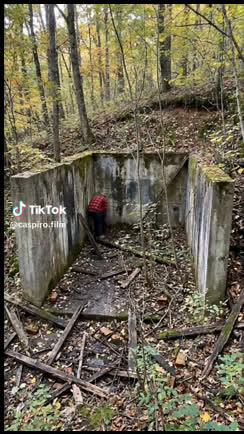
#> input picture reference_first_tile.jpg, 244 x 434 px
$ python -i codex_video_editor.py   (imports and definitions only)
#> lines starting #> are read from the running program, lines starting #| are printed output that depends on the picture
"""Durable, source-scoped local Codex video editing jobs.

The HTTP server only reserves jobs and starts this module's detached worker. Inputs
are copied into an isolated workspace; the CLI is never invoked through a shell.
Private state and model event streams use dot-files, which the server does not serve.
"""
from __future__ import annotations

import contextlib
from datetime import datetime, timezone
from fractions import Fraction
import hashlib
import json
import math
import os
from pathlib import Path
import re
import selectors
import shlex
import shutil
import signal
import stat
import subprocess
import sys
import time
from urllib.parse import quote, unquote
import uuid

try:
    import fcntl
except ImportError:  # This integration targets the local macOS/POSIX CLI.
    fcntl = None

OUTPUTS_DIR = Path(__file__).resolve().parent / 'outputs'
SKILL_DIR = Path.home() / '.codex/skills/timelapse-video-editor'
MODULE_PATH = Path(__file__).resolve()
CODEX_FALLBACK = '/Applications/ChatGPT.app/Contents/Resources/codex-cli/CodexCLI.app/Contents/MacOS/codex'
ACTIVE = {'queued', 'running'}
MAX_SECONDS = 7200
# A silent model handoff must not keep an already reviewed video running for two hours.
IDLE_SECONDS = 600
HANDOFF_SECONDS = 120
_STOP_REQUESTED = False
DEFAULT_MODEL = 'gpt-6.1-sol'
LEGACY_DEFAULT_MODEL = 'gpt-6-sol'
DEFAULT_REASONING_EFFORT = 'high'
MODEL_REASONING_EFFORTS = {
    'gpt-6.1-sol': frozenset(('low', 'medium', 'high', 'xhigh', 'max', 'ultra')),
    'gpt-6-astra': frozenset(('low', 'medium', 'high', 'xhigh', 'max', 'ultra')),
    'gpt-6-sol': frozenset(('low', 'medium', 'high', 'xhigh', 'max', 'ultra')),
    'gpt-6-luna': frozenset(('low', 'medium', 'high', 'xhigh', 'max')),
}
# 精剪引擎：codex（默认，历史任务一律是它）与本机 Claude Code（claude -p 非交互模式）。
ENGINES = ('codex', 'claude')
DEFAULT_ENGINE = 'codex'
ENGINE_LABELS = {'codex': 'Codex', 'claude': 'Claude Code'}
# Claude 引擎的型号取自 Anthropic 当前型号表；思考强度就是 CLI 的 --effort。
CLAUDE_SKILL_DIR = Path.home() / '.claude/skills/timelapse-video-editor'
CLAUDE_DEFAULT_MODEL = 'claude-opus-5-5'
CLAUDE_MODELS = ('claude-opus-5-5', 'claude-sonnet-5-5', 'claude-fable-5-1', 'claude-haiku-5-5')
CLAUDE_EFFORTS = ('low', 'medium', 'high', 'xhigh', 'max')
CLAUDE_DEFAULT_EFFORT = 'high'
# Claude 桌面版自带的 Claude Code：<版本>/<哈希>/claude.app/Contents/MacOS/claude
CLAUDE_BUNDLED_GLOB = 'Library/Application Support/Claude/claude-code/*/*/claude.app/Contents/MacOS/claude'


class VideoEditError(ValueError):
    def __init__(self, message, status=400, code='INVALID_VIDEO_EDIT'):
        super().__init__(message)
        self.status = status
        self.code = code


def _engine(value):
    engine = DEFAULT_ENGINE if value is None else value
    if not isinstance(engine, str) or engine not in ENGINES:
        raise VideoEditError('请选择精剪引擎：Codex 或 Claude Code')
    return engine


def _model_settings(model, reasoning_effort, engine=DEFAULT_ENGINE):
    """Use a fixed default and reject unsupported CLI combinations before starting a job."""
    if engine == 'claude':
        model = CLAUDE_DEFAULT_MODEL if model is None else model
        reasoning_effort = CLAUDE_DEFAULT_EFFORT if reasoning_effort is None else reasoning_effort
        if not isinstance(model, str) or model not in CLAUDE_MODELS:
            raise VideoEditError('请选择精剪模型：Claude Opus 5.5、Sonnet 5.5、Fable 5.1 或 Haiku 5.5')
        if not isinstance(reasoning_effort, str) or reasoning_effort not in CLAUDE_EFFORTS:
            raise VideoEditError(f'{model} 不支持该思考强度；请选择 ' + '、'.join(CLAUDE_EFFORTS))
        return model, reasoning_effort
    model = DEFAULT_MODEL if model is None else model
    reasoning_effort = DEFAULT_REASONING_EFFORT if reasoning_effort is None else reasoning_effort
    if not isinstance(model, str) or model not in MODEL_REASONING_EFFORTS:
        raise VideoEditError('请选择精剪模型：GPT-6.1 Sol、GPT-6 Astra、GPT-6 Sol 或 GPT-6 Luna')
    if not isinstance(reasoning_effort, str) or reasoning_effort not in MODEL_REASONING_EFFORTS[model]:
        supported = '、'.join(('low', 'medium', 'high', 'xhigh', 'max') +
                             (('ultra',) if model != 'gpt-6-luna' else ()))
        raise VideoEditError(f'{model} 不支持该思考强度；请选择 {supported}')
    return model, reasoning_effort


def _now():
    return datetime.now(timezone.utc).isoformat()


# [17 lines left out: function _claude_binary, not called in this run]


def _claude_skill_dir():
    """Claude 引擎优先用 ~/.claude/skills 下的同名技能，没有就沿用 Codex 那份（只读，运行前会复制进工作区）。"""
    return CLAUDE_SKILL_DIR if (CLAUDE_SKILL_DIR / 'SKILL.md').is_file() else SKILL_DIR


# [66 lines left out: functions _tools, _engine_capability, capabilities, _contained, _safe_path, not called in this run]


def _source(source):
    if not isinstance(source, str) or not source.strip() or '\x00' in source:
        raise VideoEditError('请选择项目中的 MP4 成片')
    raw = source.strip()
    if '://' in raw:
        raise VideoEditError('请使用本项目的视频路径')
    if raw.startswith('/outputs/'):
        if '?' in raw or '#' in raw:
            raise VideoEditError('请使用本项目的视频路径')
        raw = unquote(raw)
    if '\x00' in raw:
        raise VideoEditError('无效的视频路径')
    root = Path(OUTPUTS_DIR).resolve()
    if raw.startswith('outputs/'):
        raw = '/' + raw
    candidate = root / raw[len('/outputs/'):] if raw.startswith('/outputs/') else Path(raw)
    if not candidate.is_absolute():
        raise VideoEditError('请使用本项目的视频绝对路径')
    path = _safe_path(candidate, root)
    rel = path.relative_to(root)
    if len(rel.parts) < 2 or any(part.startswith('.') for part in rel.parts):
        raise VideoEditError('请选择项目中的 MP4 成片')
    if path.suffix.lower() != '.mp4' or not path.is_file() or path.stat().st_size <= 0:
        raise VideoEditError('所选文件不是可读取的 MP4 视频')
    return path, '/outputs/' + quote(rel.as_posix(), safe='/'), root / rel.parts[0]


def _identity(path):
    info = path.stat()
    return {'device': info.st_dev, 'inode': info.st_ino, 'size': info.st_size, 'mtime_ns': info.st_mtime_ns}


# [63 lines left out: functions _read_json, _write_json, _lock, _job_dirs, _find_job, _process_info, not called in this run]


def _birth(info):
    parts = info.split()
    return ' '.join(parts[:5]) if len(parts) >= 7 and not parts[5].startswith('Z') else ''


# [70 lines left out: functions _remember_descendants, _signal_descendants, _worker_alive, _clean_message, _note, not called in this run]


def _save(directory, job):
    _write_json(Path(directory) / '.state.json', job)


def _guardian_alive(job):
    info = _process_info(job.get('_guardian_pid'))
    return bool(_birth(info) and '--guardian' in info and job.get('_worker_token', '!') in info and job['id'] in info)


# [52 lines left out: functions _reconcile, _public, _validate_source_media, not called in this run]


def start(source, mode='trim', notes='', request_id='', model=None, reasoning_effort=None, engine=None):
    if mode not in ('trim', 'trim_speed'):
        raise VideoEditError('请选择精剪或精剪并轻度提速')
    if not isinstance(notes, str) or len(notes) > 4000:
        raise VideoEditError('剪辑补充说明最多 4000 字')
    if not isinstance(request_id, str) or len(request_id) > 160:
        raise VideoEditError('无效的请求编号')
    engine = _engine(engine)
    model, reasoning_effort = _model_settings(model, reasoning_effort, engine)
    path, source_url, project = _source(source)
    if '%' in str(project):
        raise VideoEditError('当前剪辑技能暂不支持路径含 % 的项目，请先重命名项目后再精剪')
    # Codex 任务沿用不含引擎的指纹，历史请求编号照常幂等；其他引擎把引擎并入指纹。
    fingerprint_parts = [source_url, mode, notes, model, reasoning_effort]
    if engine != DEFAULT_ENGINE:
        fingerprint_parts.append(engine)
    fingerprint = hashlib.sha256(json.dumps(fingerprint_parts, ensure_ascii=False).encode()).hexdigest()
    with _lock():
        from project_archive import receipt
        archived = receipt(project)
        if archived and archived.get('status') in ('prepared', 'archived'):
            raise VideoEditError('项目已归档，请下载精剪成片后另建项目', 409, 'PROJECT_ARCHIVED')
        existing_for_source = []
        for directory in _job_dirs():
            job = _read_json(directory / '.state.json')
            if not isinstance(job, dict):
                continue
            same_source = job.get('source') == source_url
            same_request = bool(request_id and job.get('_request_id') == request_id)
            if not same_source and not same_request:
                continue
            job = _reconcile(directory, job)
            if same_request:
                if job.get('_fingerprint') != fingerprint:
                    raise VideoEditError('同一个请求编号不能用于不同剪辑要求', 409, 'EDIT_REQUEST_CONFLICT')
                return _public(job)
            if same_source:
                existing_for_source.append(job)
        for job in existing_for_source:
            if job.get('status') in ACTIVE or _worker_alive(job) or _guardian_alive(job):
                if job.get('_fingerprint') == fingerprint and job['status'] in ACTIVE:
                    return _public(job)
                raise VideoEditError('这条成片已有精剪任务正在处理，请等待完成或取消后再试', 409, 'EDITOR_BUSY')
        ready = capabilities()['engines'][engine]
        if not ready['available']:
            raise VideoEditError(ready['message'], 503, 'EDITOR_UNAVAILABLE')
        _validate_source_media(path, _tools())
        job_id = uuid.uuid4().hex
        directory = _safe_path(project / 'codex_edits' / job_id, OUTPUTS_DIR, must_exist=False)
        directory.mkdir(parents=True, exist_ok=False)
        now = _now()
        token = uuid.uuid4().hex
        job = {'id': job_id, 'source': source_url, 'mode': mode, 'engine': engine, 'model': model,
               'reasoning_effort': reasoning_effort, 'status': 'queued', 'stage': 'queued',
               'message': '', 'logs': [], 'output': None, 'created_at': now, 'updated_at': now, 'error': '',
               '_worker_token': token, '_request_id': request_id, '_fingerprint': fingerprint,
               '_source_identity': _identity(path)}
        _note(job, '精剪任务已排入后台；原片会保留。')
        _write_json(directory / '.request.json', {'source': str(path), 'identity': job['_source_identity'],
                    'mode': mode, 'notes': notes, 'engine': engine, 'model': model,
                    'reasoning_effort': reasoning_effort,
                    'tools': _tools(), 'outputs_root': str(Path(OUTPUTS_DIR).resolve())})
        _save(directory, job)
        try:
            with (directory / '.worker.log').open('ab') as log:
                child = subprocess.Popen([sys.executable, str(MODULE_PATH), '--worker', str(directory), '--token', token],
                    stdin=subprocess.DEVNULL, stdout=log, stderr=log, start_new_session=True, close_fds=True)
            job['_worker_pid'] = child.pid
            _save(directory, job)
        except OSError:
            job['status'] = 'failed'
            job['error'] = '无法启动后台精剪进程，请稍后重试。'
            _note(job, job['error'], 'failed')
            _save(directory, job)
        return _public(job)


# [85 lines left out: functions latest_settings, start_after_merge, list_jobs, cancel, _update, not called in this run]


def _check_cancel(directory):
    if _STOP_REQUESTED or (Path(directory) / '.cancel').exists():
        raise InterruptedError('精剪已取消，原片和已有版本已保留。')


# [47 lines left out: functions _stop_process, _register_child, not called in this run]


class _ObservedProcess:
    """A process watched by a guardian, rather than its direct Popen parent."""
    # [4 lines left out: function __init__, not called in this run]

    def poll(self):
        return None if self.birth and _birth(_process_info(self.pid)) == self.birth else 0

    # [87 lines left out: functions wait, _guardian, _start_guardian, _run_checked, not called in this run]


RESULT_SCHEMA = {
    'type': 'object', 'additionalProperties': False,
    'properties': {
        'status': {'type': 'string', 'enum': ['completed', 'failed']},
        'message': {'type': 'string'}, 'output_file': {'type': 'string'},
        'review_file': {'type': 'string'}, 'plan_file': {'type': 'string'},
        'qa_evidence_file': {'type': 'string'}, 'source_reviewed': {'type': 'boolean'},
        'visual_reviewed_ranges': {'type': 'array', 'items': {'type': 'object', 'additionalProperties': False,
            'properties': {'start': {'type': 'number'}, 'end': {'type': 'number'}}, 'required': ['start', 'end']}},
        'qa_reviewed': {'type': 'boolean'},
        'audio_reviewed': {'type': 'string', 'enum': ['listened', 'not_listened', 'no_audio']},
        'error': {'type': 'string'},
    },
}
RESULT_SCHEMA['required'] = list(RESULT_SCHEMA['properties'])


# [416 lines left out: functions _prompt, _script_commands, _command_progress, _handle_event, _claude_event, _completion_shape and 6 more, not called in this run]


def _claude_env():
    # A job started from inside a Claude Code session must not inherit its nested-session markers.
    return {key: value for key, value in os.environ.items() if key not in ('CLAUDECODE', 'CLAUDE_CODE_ENTRYPOINT')}


# [191 lines left out: functions _copy_skill, _claude_failure, _claude_final, _run_claude, _artifact, _probe and 1 more, not called in this run]


def _media_url(path):
    return '/outputs/' + quote(Path(path).resolve().relative_to(Path(OUTPUTS_DIR).resolve()).as_posix(), safe='/')


# [143 lines left out: functions _burn_cta, _copy_input, _assert_input_unchanged, _worker, not called in this run]


# [7 lines not run here, left out]

>>> import cv2
>>> picture = cv2.imread('reference_first_tile.jpg', cv2.IMREAD_GRAYSCALE)
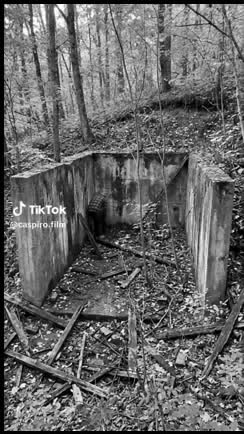
#> picture: shape (434, 244); min 0, max 255, mean 102.4
>>> result = start(picture)
#> (the run stopped early here; a loop or call above may not have finished)
